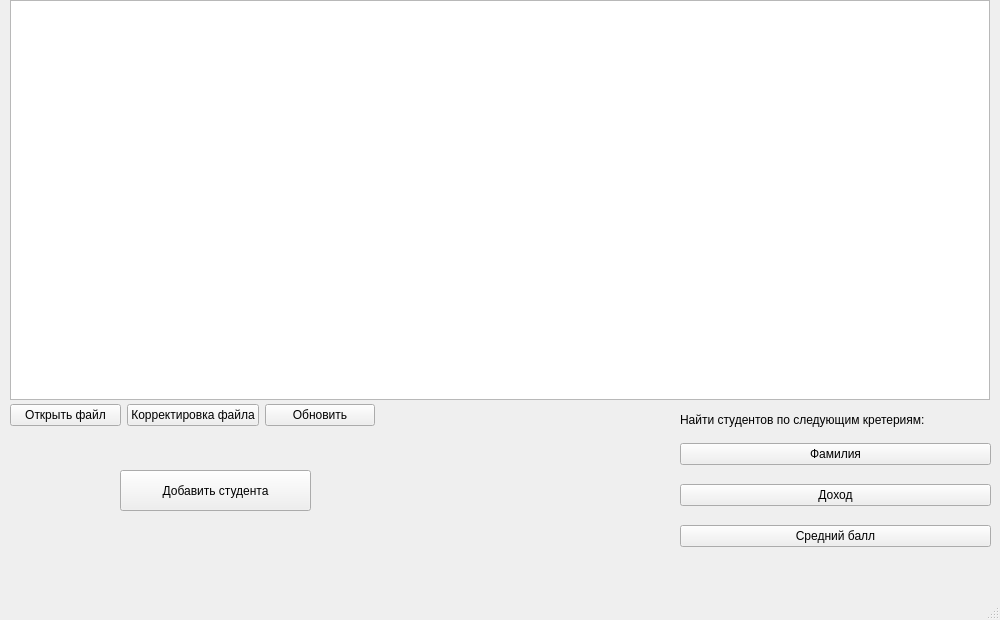
<?xml version="1.0" encoding="UTF-8"?>
<ui version="4.0">
 <class>MainWindow</class>
 <widget class="QMainWindow" name="MainWindow">
  <property name="geometry">
   <rect>
    <x>0</x>
    <y>0</y>
    <width>1000</width>
    <height>620</height>
   </rect>
  </property>
  <property name="windowTitle">
   <string>MainWindow</string>
  </property>
  <widget class="QWidget" name="centralwidget">
   <widget class="QLabel" name="label">
    <property name="geometry">
     <rect>
      <x>680</x>
      <y>410</y>
      <width>311</width>
      <height>20</height>
     </rect>
    </property>
    <property name="text">
     <string>Найти студентов по следующим кретериям:</string>
    </property>
   </widget>
   <widget class="QWidget" name="horizontalLayoutWidget">
    <property name="geometry">
     <rect>
      <x>10</x>
      <y>400</y>
      <width>365</width>
      <height>31</height>
     </rect>
    </property>
    <layout class="QHBoxLayout" name="horizontalLayout">
     <item>
      <widget class="QPushButton" name="openFileButton">
       <property name="text">
        <string>Открыть файл</string>
       </property>
      </widget>
     </item>
     <item>
      <widget class="QPushButton" name="studentListToFileButton">
       <property name="text">
        <string>Корректировка файла</string>
       </property>
      </widget>
     </item>
     <item>
      <widget class="QPushButton" name="updateTableViewButton">
       <property name="text">
        <string>Обновить</string>
       </property>
      </widget>
     </item>
    </layout>
   </widget>
   <widget class="QTableView" name="tableView">
    <property name="geometry">
     <rect>
      <x>10</x>
      <y>0</y>
      <width>980</width>
      <height>400</height>
     </rect>
    </property>
    <property name="editTriggers">
     <set>QAbstractItemView::NoEditTriggers</set>
    </property>
   </widget>
   <widget class="QPushButton" name="addStudentButton">
    <property name="geometry">
     <rect>
      <x>120</x>
      <y>470</y>
      <width>191</width>
      <height>41</height>
     </rect>
    </property>
    <property name="text">
     <string>Добавить студента</string>
    </property>
   </widget>
   <widget class="QWidget" name="verticalLayoutWidget">
    <property name="geometry">
     <rect>
      <x>680</x>
      <y>430</y>
      <width>311</width>
      <height>131</height>
     </rect>
    </property>
    <layout class="QVBoxLayout" name="verticalLayout">
     <item>
      <widget class="QPushButton" name="surnameSearchButton">
       <property name="text">
        <string>Фамилия</string>
       </property>
      </widget>
     </item>
     <item>
      <widget class="QPushButton" name="citySearchButton">
       <property name="text">
        <string>Доход</string>
       </property>
      </widget>
     </item>
     <item>
      <widget class="QPushButton" name="gradeSearchButton">
       <property name="text">
        <string>Средний балл</string>
       </property>
      </widget>
     </item>
    </layout>
   </widget>
  </widget>
  <widget class="QMenuBar" name="menubar">
   <property name="geometry">
    <rect>
     <x>0</x>
     <y>0</y>
     <width>1000</width>
     <height>25</height>
    </rect>
   </property>
  </widget>
  <widget class="QStatusBar" name="statusbar"/>
 </widget>
 <resources/>
 <connections/>
</ui>
